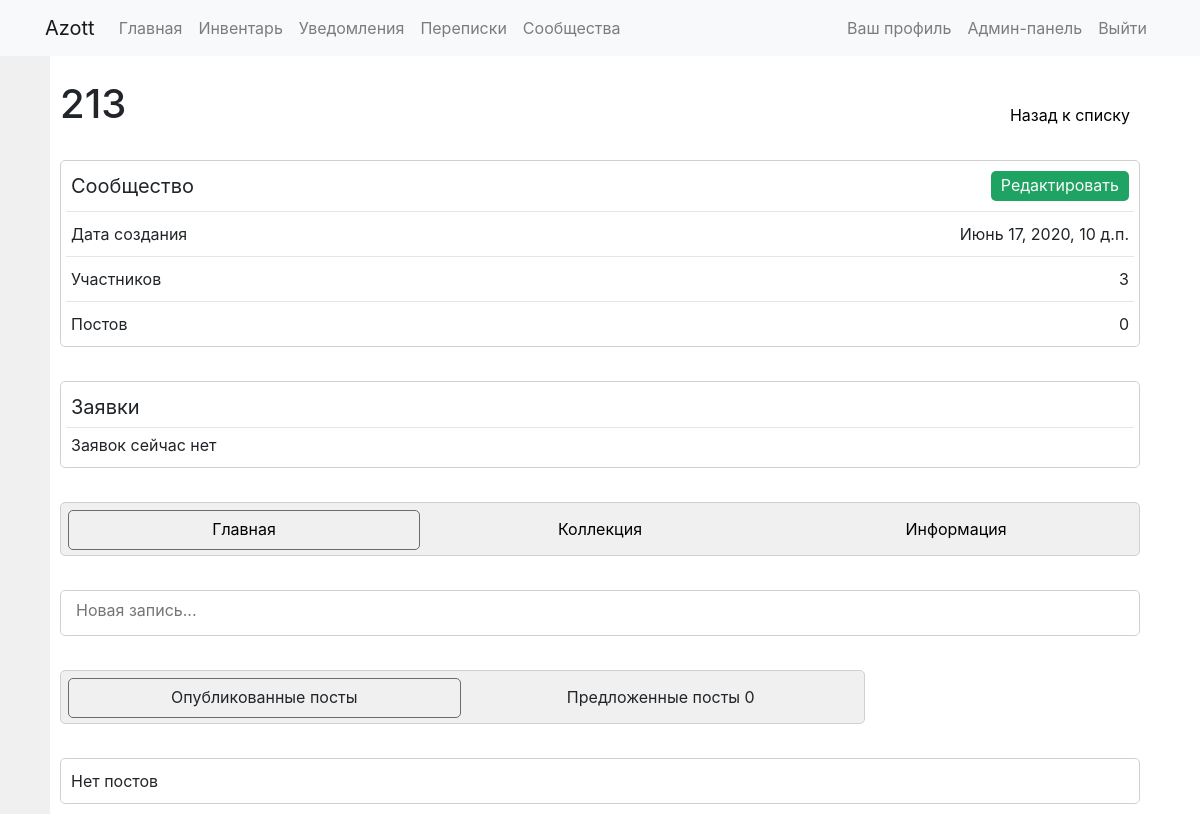
Page /groups/15/ (signed in) on the committed database.
### communities/models.py (models this page shows, shortened)
class Group(models.Model):
	groupname = models.CharField(max_length=40)
	image = models.ImageField(upload_to='groups/groupimages', default=False)
	slug = models.SlugField(max_length=40, unique=True)
	description = models.TextField(blank=True)
	public = models.BooleanField(default=True)
	allowarticles = models.IntegerField(default=2)
	pubdate = models.DateTimeField('date published', default=datetime.now)
	admin = models.ForeignKey(User, on_delete=models.CASCADE, null=True, blank=True, related_name='groups_admins')
	editors = models.ManyToManyField(User, blank=True, related_name='groups_editors')
	subscribers = models.ManyToManyField(User, blank=True, related_name='groups_subs')
	subrequests = models.ManyToManyField(User, blank=True, related_name='groups_requests')
	banned = models.ManyToManyField(User, blank=True, related_name='groups_banned')
	rating = models.FloatField(null=True, blank=True, default=0)
	def can_see_group(self, user):
		if self.public:
			return True
		if user is not None and not user.is_authenticated:
			return False
		if user in self.subscribers.all() or user in self.editors.all() or user == self.admin:
			return True
		return False

### communities/views.py (the view)
# urls.py: path('<str:groupslug>/', community, name='community'),
def community(request, groupslug):
    if Group.objects.filter(slug=groupslug).exists():
        group = Group.objects.get(slug=groupslug)
        if not group.can_see_group(request.user):
            context = {
                'group': group,
            }
            return render(request, 'communities/closedgroup.html', context)
        personal_in_community_articles = PersonalInCommunityArticle.objects.filter(allowed=True, group=group)
        community_articles = CommunityArticle.objects.filter(allowed=True, group=group)
        articles = sorted(chain(personal_in_community_articles, community_articles),
                          key=lambda instance: instance.pubdate, reverse=True)
        personal_in_community_request_articles = PersonalInCommunityArticle.objects.filter(allowed=False)
        community_request_articles = CommunityArticle.objects.filter(allowed=False)
        request_articles = sorted(chain(personal_in_community_request_articles, community_request_articles),
                                  key=lambda instance: instance.pubdate)
        articles_count = len(articles)
        if request.user.is_authenticated and group.personal_in_community_articles.filter(allowed=False,
                                                                                         author=request.user):
            author_request_articles = group.personal_in_community_articles.filter(allowed=False,
                                                                                  author=request.user).order_by(
                '-pubdate')
        else:
            author_request_articles = []
        context = {
            'group': group,
            'articles': articles,
            'request_articles': request_articles,
            'articles_count': articles_count,
            'author_request_articles': author_request_articles
        }
        return render(request, 'communities/community.html', context)
    else:
        return render(request, 'communities/nogroup.html', status=404)

### communities/templates/communities/community.html (shortened to what this page needs)
{% extends "communities/community_template.html" %}
{% block main %}
  {% load templatetags %}
  <div class="content_block" style="display: block;">
    {% if request.user.is_authenticated %}
      {% if request.user in group.editors.all or request.user == group.admin or group.allowarticles != 3 and request.user in group.subscribers.all %}
        <form id="postform" enctype='multipart/form-data' action="{% url 'news_feed:manage_articles' %}" method='POST'>
          <div class="inline-wrapper">
            <div id="postplate" class="plate" style="width: 100%;">
              <textarea id="postarea" class="textarea1" name="text" oninput="auto_grow(this)" onclick="showcreate()" style="border: none; height: 28px; min-height: 28px;" placeholder="Новая запись..."></textarea>
            </div>
          </div>
        </form>
        <br>
      {% endif %}
    {% endif %}
    {% if request.user == group.admin or request.user in group.editors.all %}
      <div class="inline-wrapper plate solid" style="width: calc(75% - 5px);">
        <div id="articles_button_1" class="button0 button0-active" onclick="showarticles(1)">Опубликованные посты</div>
        <div id="articles_button_2" class="button0" onclick="showarticles(2)">Предложенные посты {{ request_articles|length }}</div>
        </div>
        <br>
    {% endif %}
    <div id="articles" class="">
      {% for post in articles %}
        <div class="inline-wrapper">
          <div style="width: calc(75% - 5px);">
            <div class="plate">
              <div class="inline-wrapper" style="height: 40px;">
                <div class="inline-wrapper">
                  {% if post.author %}
                    <img class="small-img" src="/media/{{ post.author.profile.avatar }}" alt="" onError="this.remove()">
                    <div style="margin-top: -5px">
                      <div class="text2"><a class="link1" href="{% url 'UserProfile:userprofile' post.author %}">{{ post.author }}</a></div>
                      {% if post.author.profile.verified %}
                        <i class="material-icons icon3" title="Подтвержденный пользователь">done</i>
                      {% endif %}
                      <div class="text3" style="margin-top: -10px;">в сообществе <a class="link1" href="{% url 'communities:community' group.slug %}">{{ group.groupname }}</a></div>
                    </div>
                  {% else %}
                    <img class="small-img" src="{{ group.image.url }}" alt="" onError="this.remove()">
                    <div class="text2" style="margin-top: 7px"><a class="link1" href="{% url 'communities:community' group.slug %}">{{ post.group }}</a></div>
                  {% endif %}
                </div>
                {% if request.user == group.admin or request.user in group.editors.all %}
                  <div class="inline-wrapper" style="margin-top: 13px; margin-right: 10px;">
                    <i class="material-icons icon1 pointer" onclick="showedit('{{ post.id }}')" style="margin-right: 5px;">edit</i>
                    <i class="material-icons icon1 pointer" onclick="showwarning2('Удалить этот пост?', 'deletepost({{ post.id }})')">delete</i>
                  </div>
                {% endif %}
              </div>
              <hr>
              <div class="text2">{{ post.text }}</div>
              <div id="post{{ post.id }}addition1" style="flex-wrap: wrap; display: flex;">
                {% with 1 as counter %}
                  {% for file in post.files.images %}
                    <div fileid="{{ file.id }}" style="position: relative;">
                      <div class="image-decorator" onclick="showfile('{{ file.file.url }}', '{{ file.name }}', '{{ counter }}', 'post{{ post.id }}addition1')">
                        <i class="material-icons icon-image-decorator">remove_red_eye</i>
                      </div>
                      <img class="medium-img" src="{{ file.file.url }}" name="{{ file.name }}" onerror="this.parentElement.remove()">
                    </div>
                    {% update_counter counter as counter %}
                  {% endfor %}
                {% endwith %}
              </div>
              <div id="post{{ post.id }}addition2" style="flex-wrap: wrap; display: flex;">
                {% for file in post.files.not_images %}
                  <a href="{{ file.file.url }}" download="{{ file.name }}" fileid="{{ file.id }}">
                    <div class="button3 grey" style="text-align: center;">{{ file.name }}</div>
                  </a>
                {% endfor %}
              </div>
            </div>
            <div style="padding: 0px 10px;">
              {% if post.allow_comments %}
                {% include "news_feed/comments.html" %}
              {% else %}
                <div class="solid">
                  <div class="text2">Комментарии отключены</div>
                </div>
              {% endif %}
            </div>
          </div>
          <div class="solid" style="width: calc(25% - 5px); height: 110px; text-align: center;">
            <div style="display: flex; margin: 15px auto 15px; text-align: center; padding: 10px 10px 0px 10px; width: 70%; border-radius: 5px; border: 1px #CCC solid;">
              <div style="display: flex; margin: auto;">
                <div class="text2" id="plus{{post.id}}" style="margin-top: -4px; margin-right: 6px;">{{ post.pluses.count }}</div>
                {% if request.user.is_authenticated %}
                  {% can_plus post request.user as can_plus_val %}
                  {% if not can_plus_val %}
                    <i class="material-icons icon3-1 grey-color-1" style="margin-right: 10px; margin-top: -3px;" title="Вы не можете оценивать собственный пост">thumb_up</i>
                    <i class="material-icons icon3-1 grey-color-1" style="margin-top: 1px;" title="Вы не можете оценивать собственный пост">thumb_down</i>
                  {% else %}
                    {% if request.user in post.pluses.all %}
                      <i class="material-icons icon3-1 pointer green-color" id="plusicon{{post.id}}" style="margin-right: 10px; margin-top: -3px;" onclick="plus_minus('{{ post.id }}', 'remove_plus')">thumb_up</i>
                      <i class="material-icons icon3-1 pointer grey-color" id="minusicon{{post.id}}" style="margin-top: 1px;" onclick="plus_minus('{{ post.id }}', 'minusminus')">thumb_down</i>
                    {% elif request.user in post.minuses.all %}
                      <i class="material-icons icon3-1 pointer  grey-color" id="plusicon{{post.id}}" style="margin-right: 10px; margin-top: -3px;" onclick="plus_minus('{{ post.id }}', 'plusplus')">thumb_up</i>
                      <i class="material-icons icon3-1 pointer red-color" id="minusicon{{post.id}}" style="margin-top: 1px;" onclick="plus_minus('{{ post.id }}', 'remove_minus')">thumb_down</i>
                    {% else %}
                      <i class="material-icons icon3-1 pointer grey-color" id="plusicon{{post.id}}" style="margin-right: 10px; margin-top: -3px;" onclick="plus_minus('{{ post.id }}', 'plus')">thumb_up</i>
                      <i class="material-icons icon3-1 pointer grey-color" id="minusicon{{post.id}}" style="margin-top: 1px;" onclick="plus_minus('{{ post.id }}', 'minus')">thumb_down</i>
                    {% endif %}
                  {% endif %}
                {% else %}
                  <i class="material-icons icon3-1 grey-color-1" style="margin-right: 10px; margin-top: -3px;">thumb_up</i>
                  <i class="material-icons icon3-1 grey-color-1" style="margin-top: 1px;">thumb_down</i>
                {% endif %}
                <div class="text2" id="minus{{post.id}}" style="margin-top: -4px; margin-left: 6px;">{{ post.minuses.count }}</div>
              </div>
            </div>
            <div class="text3">{{ post.pubdate }}</div>
          </div>
        </div>
        <br>
      {% empty %}
      <div class="plate">
        <div class="text2">Нет постов</div>
      </div>
      {% endfor %}
    </div>
  </div>
{% endblock %}

### communities/templates/communities/community_template.html (shortened to what this page needs)
{% extends "base_general.html" %}
{% load static %}
{% block links %}
  <link rel="stylesheet" href="{% static 'communities/css/style.css' %}"/>
{% endblock %}
{% block content %}
  <div class="inline-wrapper">
    <h1>{{ group.groupname }}</h1>
    <a class="button1" href="{% url 'communities:home' %}">Назад к списку</a>
  </div>
  <br>
  <div class="inline-wrapper">
    <div class="plate" style="width: 100%;">
      <div class="inline-wrapper">
        <div class="text1">Сообщество</div>
          {% if request.user.is_authenticated %}
            {% if request.user == group.admin %}
              <a href="{% url 'communities:editgroup' group.slug %}" class="button3 green">Редактировать</a>
            {% endif %}
          {% endif %}
      </div>
      <hr>
      <div class="inline-wrapper">
        <div class="text2">Дата создания</div>
        <div class="text2">{{ group.pubdate }}</div>
      </div>
      <hr>
      <div class="inline-wrapper">
        <div class="text2">Участников</div>
        <div class="inline-wrapper">
          <div class="text2">{{ group.subscribers.count|add:group.editors.count|add:1 }}</div>
        </div>
      </div>
      <hr>
      <div class="inline-wrapper">
        <div class="text2">Постов</div>
        <div class="text2">{{ articles_count }}</div>
      </div>
    </div>
  </div>
  <br>
  {% if request.user.is_authenticated %}
    {% if request.user == group.admin or request.user in group.editors.all %}
      {% if not group.public %}
        <div class="plate">
          {% if group.subrequests.all %}
            <div class="inline-wrapper">
              <div class="text1">Заявки</div>
              <div class="button1" onclick="show('hid1', this)">Открыть</div>
            </div>
            <div id=hid1 class="hidden">
              {% for req in group.subrequests.all %}
                <div id="sub{{ req.id }}">
                  <hr>
                  <div class="inline-wrapper">
                    <div class="text2">{{ req.username }}</div>
                    <div class="inline-wrapper">
                      <div class="button2" onclick="allowsub('{{ req.id }}')">Принять</div>
                      <div class="button2" onclick="rejectsub('{{ req.id }}')">Отклонить</div>
                    </div>
                  </div>
                </div>
              {% endfor %}
            </div>
          {% else %}
            <div class="text1">Заявки</div>
            <hr>
            <div class="text2">Заявок сейчас нет</div>
          {% endif %}
        </div>
        <br>
      {% endif %}
    {% endif %}
  {% endif %}
  {% if request.user in group.subscribers.all or request.user in group.editors.all or request.user == group.admin or group.public and request.user not in group.banned.all %}
    <div class="inline-wrapper plate solid">
      <a id="to_main" class="button0" href="{% url 'communities:community' group.slug %}">Главная</a>
      <a id="to_collection" class="button0" href="{% url 'communities:collection' group.slug %}">Коллекция</a>
      <a id="to_information" class="button0" href="{% url 'communities:information' group.slug %}">Информация</a>
    </div>
    <br>
    {% block main %}{% endblock %}
  {% else %}
    <div class="plate">
      <div class="text2">{% if request.user in group.banned.all %}Вы заблокированы в данном сообществе{% else %}Вы не можете просматривать контент сообщества{% endif %}</div>
    </div>
  {% endif %}
{% endblock %}

### static/communities/css/style.css (style rules this page uses)
hr { margin: 5px 0px; }
html { overflow-y: scroll; }
* { box-sizing: border-box; text-decoration: none; outline: none; list-style-type: none; height: auto; word-wrap: break-word; }
a { color: black; text-decoration: none; }
i, img, .button0, .button0-1, .button1, .button2, .button3 { -webkit-touch-callout: none; -webkit-user-select: none; -khtml-user-select: none; -moz-user-select: none; -ms-user-select: none; user-select: none; }
.plate { padding: 5px; border: 1px solid #D0D0D0; border-radius: 5px; margin-bottom: 10px; background-color: white; }
.solid { padding: 5px; background-color: #F0F0F0; border-radius: 5px; margin-bottom: 10px; }
.content_block { opacity: 0.2s; }
.inline-wrapper { display: flex; justify-content: space-between; }
.text1 { margin: 5px; font-size: 20px; white-space: pre-line; }
.text2 { margin: 5px; font-size: 16px; white-space: pre-line; }
.button0 { width: 100%; margin: 2px 2px 0px; text-align: center; min-height: 40px; padding: 7px 10px; border-radius: 5px; cursor: pointer; transition: background-color 0.2s, color 0.2s; margin-bottom: auto; white-space: nowrap; }
.button1 { text-align: center; min-height: 40px; padding: 7px 10px; border-radius: 10px; cursor: pointer; transition: 0.2s; margin-top: auto; }
.button3 { text-align: center; margin: 5px; height: 30px; padding: 2px 10px; border-radius: 5px; cursor: pointer; transition: 0.2s; }
.button0-active { border: 1px solid #6B6B6B; padding: 6px 9px; }
.textarea1 { width: 100%; min-height: 55px; overflow: hidden; resize: none; border: 1px solid #AFAFAF; border-radius: 5px; padding: 2px 10px; }
.green { background-color: #1FA363; color: #FAFAFA; }

### rows in the picture
Group: groupname "213", pubdate "Июнь 17, 2020, 10 д.п.", subscribers.count|add "3"

### other values in the picture
{{ articles_count }} "0"
{{ request_articles|length }} "0"
